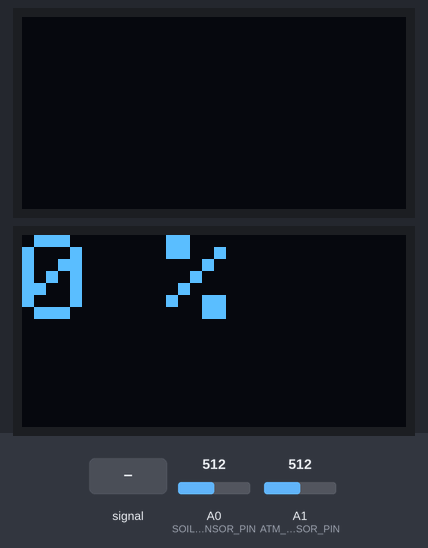
Recording of a sketch running on a simulated Arduino MKR. Shown: 2 × 128×64 one-colour display. Inputs (shaded band) come from the test bench; at power-on: A0 (SOIL_MOISTURE_SENSOR_PIN) = 512, A1 (ATM_MOISTURE_SENSOR_PIN) = 512. WiFi joins after 1.5 s; servers stay silent unless stated; no MQTT or app messages arrive unless stated; not simulated (calls return 0 or success): secrets.h; what the sketch prints to the serial monitor is not drawn.

Above: at 3.35 s.
3.9 s: A0 (SOIL_MOISTURE_SENSOR_PIN) fed a 200 Hz sine of ±81 counts around its level
At 4.62 s:
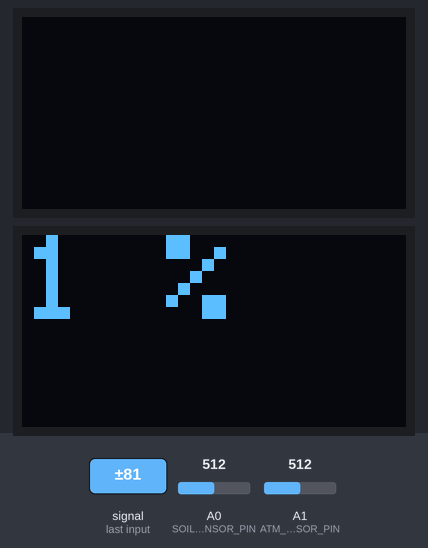
6.0 s: A0 (SOIL_MOISTURE_SENSOR_PIN) set to 601
At 6.53 s:
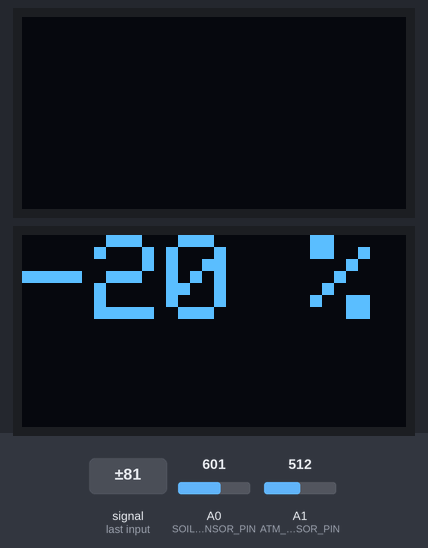
9.0 s: A1 (ATM_MOISTURE_SENSOR_PIN) set to 716
At 9.72 s:
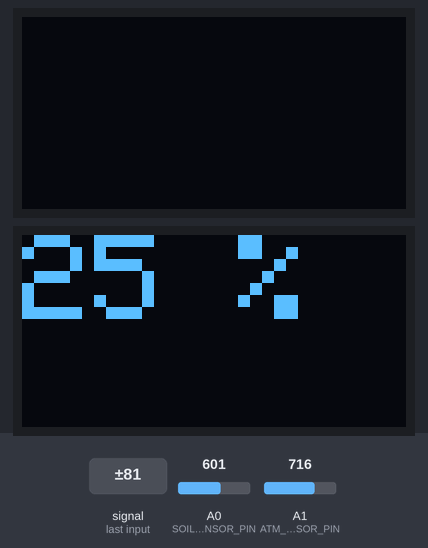
11.1 s: A1 (ATM_MOISTURE_SENSOR_PIN) fed a 200 Hz sine of ±255 counts around its level
At 12.9 s:
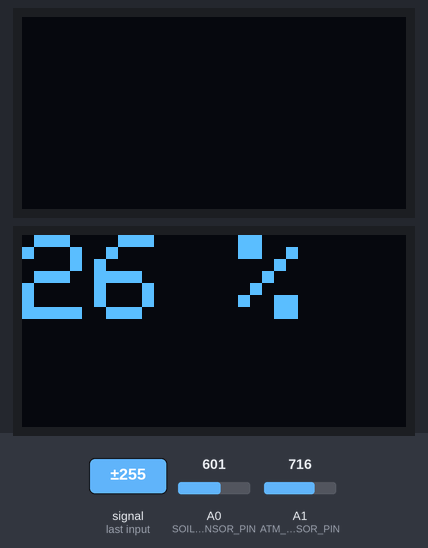
14.1 s: A0 (SOIL_MOISTURE_SENSOR_PIN) fed a 2 Hz sine of ±306 counts around its level
At 14.82 s:
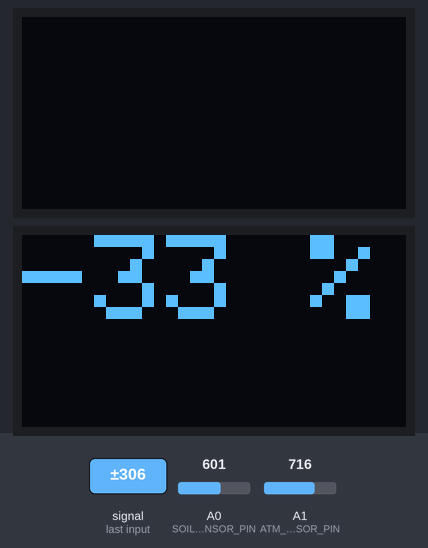
16.2 s: A1 (ATM_MOISTURE_SENSOR_PIN) fed a 1000 Hz sine of ±255 counts around its level
At 17.36 s:
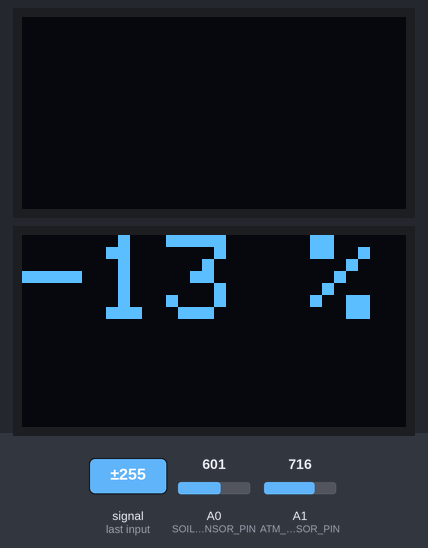
Timing chart, 0 to 19.2 s (numbered marks = the images above; inputs shaded):
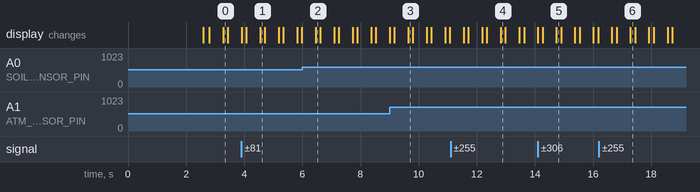

The sketch:

moisture_sensor.ino
```cpp
/* OLED Display Pin Information
Arduino:
	CS	10
	DC	7
	RST	8
SPI:
	DIN	11
	CLK	13
IIC:
	DIN	SDA
	CLK	SCL
*/
#include <SPI.h>
#include <Wire.h>
#include <WiFi101.h>
#include <Adafruit_GFX.h>
#include <Adafruit_SSD1306.h>
#include <ArduinoMqttClient.h>

#include "display_helpers.h"
#include "processing_helpers.h"
#include "secrets.h"

#define SCREEN_WIDTH 128 // OLED display width, in pixels
#define SCREEN_HEIGHT 64 // OLED display height, in pixels
// Declaration for an SSD1306 display connected to I2C (SDA, SCL pins)
#define OLED_RESET     -1 // Reset pin # (or -1 if sharing Arduino reset pin)

char ssid[] = SECRET_SSID;        // your network SSID (name)
char pass[] = SECRET_PASS;    // your network password (use for WPA, or use as key for WEP)
char sensor_name[] = SECRET_SENSOR_NAME;    // your network password (use for WPA, or use as key for WEP)
int status = WL_IDLE_STATUS;     // the Wifi radio's status

int SOIL_MOISTURE_SENSOR_PIN = A0;
int ATM_MOISTURE_SENSOR_PIN = A1;

Adafruit_SSD1306 display(SCREEN_WIDTH, SCREEN_HEIGHT, &Wire, OLED_RESET);

WiFiClient wifiClient;
MqttClient mqttClient(wifiClient);

const char broker[] = SECRET_IP;
int        port     = 1883;
const char topic[]  = "moisture";

//set interval for sending messages (milliseconds)
const long interval = 8000;
unsigned long previousMillis = 0;

int count = 0;


void setup() {
  Serial.begin(9600);
  while (!Serial);

  // SSD1306_SWITCHCAPVCC = generate display voltage from 3.3V internally
  if(!display.begin(SSD1306_SWITCHCAPVCC, 0x3C)) {
    Serial.println(F("Diplay Error: SSD1306 allocation failed"));
    for(;;); // Don't proceed, loop forever
  }

  displayText(display, "Wifi...");

  // Connect to Wifi
  connectWifi(status, ssid, pass);

  displayText(display, "MQTT...");


  Serial.print("Attempting to connect to the MQTT broker: ");
  Serial.println(broker);

  if (!mqttClient.connect(broker, port)) {
    Serial.print("MQTT connection failed! Error code = ");
    Serial.println(mqttClient.connectError());

    while (1);
  }

  Serial.println("Connected to MQTT broker");
  Serial.println();

  display.clearDisplay();
}

void loop() {
  int start_time = micros();
  // call poll() regularly to allow the library to send MQTT keep alive which
  // avoids being disconnected by the broker
  mqttClient.poll();

  // Read analog input of moisture sensor
  int i = 0;
  int soil_count_sum = 0;
  int atm_count_sum = 0;
  for (i = 0; i < 591; i++) {
    int soil_raw_count = analogRead(SOIL_MOISTURE_SENSOR_PIN); // random(1024); //
    int atm_raw_count = analogRead(ATM_MOISTURE_SENSOR_PIN); // random(1024); //

    soil_count_sum += soil_raw_count;
    atm_count_sum += atm_raw_count;
  }

  int soil_count_avg = soil_count_sum / 591;
  int atm_count_avg = atm_count_sum / 591;

  // Get Voltage of sensors
  float soil_v = (float(soil_count_avg)/1023.0)*3.3;
  float atm_v = (float(atm_count_avg)/1023.0)*3.3;

  // Map analog raw value to 0-100 range moisture %
  int soil_moisture_value = getMoisturePercentage(soil_count_avg);
  int atm_moisture_value = getMoisturePercentage(atm_count_avg);

  // Adjust soil moisture for atmospheric mositure
  int relative_moisture_value = getRelativeMoisture(soil_moisture_value, atm_moisture_value);

  // Send Moisture Value to MQTT broker
  mqttClient.beginMessage(topic);
  mqttClient.print(sensor_name);
  mqttClient.print(",");
  mqttClient.print(soil_v);
  mqttClient.print(",");
  mqttClient.print(atm_v);
  mqttClient.print(",");
  mqttClient.print(soil_count_avg);
  mqttClient.print(",");
  mqttClient.print(atm_count_avg);
  mqttClient.print(",");
  mqttClient.print(soil_moisture_value);
  mqttClient.print(",");
  mqttClient.print(atm_moisture_value);
  mqttClient.print(",");
  mqttClient.print(relative_moisture_value);
  mqttClient.endMessage();
  int end_time = micros();

  // Display Moisture Value
  Serial.print("Loop Time: ");
  Serial.print(end_time - start_time);
  Serial.println(" microsec");

  Serial.print("Soil V: ");
  Serial.print(soil_v);
  Serial.print(" | Atm V: ");
  Serial.println(atm_v);

  Serial.print("Soil Count: ");
  Serial.print(soil_count_avg);
  Serial.print(" | Atm Count: ");
  Serial.println(atm_count_avg);
  // Serial
  Serial.print("Soil M.: ");
  Serial.print(soil_moisture_value);
  Serial.print(" % | Atm M.: ");
  Serial.print(atm_moisture_value);
  Serial.print(" % | Rel M.: ");
  Serial.print(relative_moisture_value);
  Serial.println(" %");
  Serial.println("----------------------------------------");
  // OLED
  displayMoisture(display, relative_moisture_value);
  //delay(1000); // Display for 1 second before next iteration
}


// Turn on LED for 1 second
void blinkLed() {
  digitalWrite(LED_BUILTIN, HIGH);   // turn the LED on (HIGH is the voltage level)
  delay(2000);                       // wait for a second
  digitalWrite(LED_BUILTIN, LOW);    // turn the LED off by making the voltage LOW
  delay(2000);                       // wait for a second
}

void connectWifi(int status, char ssid[], char pass[]) {
  // attempt to connect to Wifi network:
  while (status != WL_CONNECTED) {
    Serial.print("Attempting to connect to network: ");
    Serial.println(ssid);
    // Connect to WPA/WPA2 network:
    status = WiFi.begin(ssid, pass);

    // wait 1 seconds for connection:
    delay(1000);
  }
  // you're connected now, so print out the data:
  Serial.println("You're connected to the network");

  Serial.println("----------------------------------------");
  printWifiData();
  Serial.println("----------------------------------------");
}

void printWifiData() {
  Serial.println("Board Information:");
  // print your board's IP address:
  IPAddress ip = WiFi.localIP();
  Serial.print("IP Address: ");
  Serial.println(ip);

  Serial.println();
  Serial.println("Network Information:");
  Serial.print("SSID: ");
  Serial.println(WiFi.SSID());

  // print the received signal strength:
  long rssi = WiFi.RSSI();
  Serial.print("signal strength (RSSI):");
  Serial.println(rssi);

}
```

display_helpers.cpp
```cpp
#include "display_helpers.h"

void displayText(Adafruit_SSD1306 display, const char* msg) {
  display.clearDisplay();                // Clear display buffer
  display.setTextSize(2);                     // 2:1 pixel scale
  display.setTextColor(SSD1306_WHITE);        // Draw white text
  display.setCursor(4,0);             // Start at top-left corne
  display.println(msg);
  display.display();
}

void displayMoisture(Adafruit_SSD1306 display, int moisture_value) {
  display.clearDisplay();               // Clear display buffer
  display.setTextSize(4);                    // 4:1 pixel scale
  display.setTextColor(SSD1306_WHITE);       // Draw white text
  display.setCursor(0,0);           // Start at top-left corner
  display.print(moisture_value);
  display.println(F(" %"));
  display.display();
}
```

display_helpers.h
```cpp
#ifndef DISPLAY_HELPERS_H
#define DISPLAY_HELPERS_H

#include <Arduino.h>
#include <Adafruit_GFX.h>
#include <Adafruit_SSD1306.h>

void displayText(Adafruit_SSD1306 display, const char* msg);
void displayMoisture(Adafruit_SSD1306 display, int moisture_value);

#endif
```

processing_helpers.cpp
```cpp
#include "processing_helpers.h"

float getVoltage(int count) {
  float voltage = (float(count)/1023.0)*3.3;
  return(voltage);
}

int getMoisturePercentage(int count) {
  int moisture_value = map(count, 445, 890, 0, 100); // wet: 445, dry: 890
  int moisture_percentage = 100 - moisture_value;

  return(moisture_percentage);
}

int getRelativeMoisture(int soil_moisture, int atm_moisture) {
  int rel_moisture = soil_moisture - atm_moisture;
  return(rel_moisture);
}
```

processing_helpers.h
```cpp
#ifndef PROCESSING_HELPERS_H
#define PROCESSING_HELPERS_H

#include <Arduino.h>

float getVoltage(int count);
int getMoisturePercentage(int count);
int getRelativeMoisture(int soil_moisture, int atm_moisture);

#endif
```

Measured:
- after the input at 3.9 s, the display: first differs from a run without the input after 0.65 s (image 1)
- after the input at 9.0 s, the display: first differs from a run without the input after 0.64 s (image 3)
